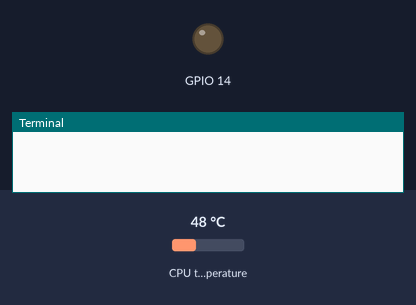
Simulated run of this program. Board: Raspberry Pi (BCM pin numbers). On the bench: output pins drawn as LEDs (lit = HIGH), the last lines printed to the terminal. The inputs (shaded band) are chosen by the test bench; at power-on: CPU temperature 48 °C. The clock reads 2024-03-15 10:24:30 at power-on unless the program sets it.

Above: at 1.2 s.
1.3 s: CPU temperature set to 64 °C
7.3 s: CPU temperature set to 67 °C
At 10.9 s:
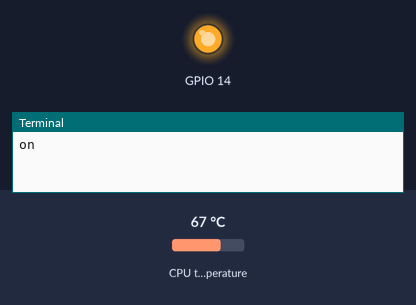
Timing chart, 0 to 12.4 s (numbered marks = the images above; inputs shaded):
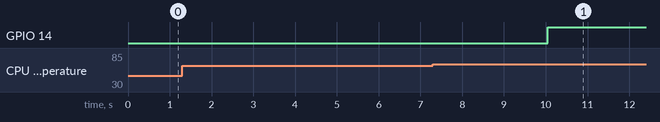

Measured:
- the behaviour switches between 65 and 66 °C on CPU temperature (found by bisection; images 0 and 1)
- after the input at 1.3 s, every drawn part: stays the same
- after the input at 7.3 s, GPIO 14: LOW → HIGH after 2.7 s

The program:

raspberry-fan.py
```python
#!/usr/bin/python3

import subprocess
import time

from gpiozero import OutputDevice

ON_FULL_THRESHOLD = 65
ON_LOW_THRESHOLD = 65  # (degrees Celsius) Fan kicks on at this temperature.
OFF_THRESHOLD = 55  # (degress Celsius) Fan shuts off at this temperature.
TEMP_INTERVAL = 5  # (seconds) How often we check the core temperature.
SLEEP_INTERVAL = 0.008


class FanController():
    def __init__(self, gpio_pin=14):
        self.fan = OutputDevice(gpio_pin)
        self.fan.off()
        self.fan_is_on = False
        self.last_temp_check=0
        self.temp=self.get_temp()

    def get_temp(self):
        if (time.time() - self.last_temp_check) > TEMP_INTERVAL:
            output = subprocess.run(['vcgencmd', 'measure_temp'], capture_output=True)
            temp_str = output.stdout.decode()
            self.last_temp_check = time.time()
            try:
                self.temp=float(temp_str.split('=')[1].split('\'')[0])
                return self.temp
            except (IndexError, ValueError):
                raise RuntimeError('Could not parse temperature output.')
        else:
            return self.temp

    def switch_on(self):
        self.fan_is_on = True
        self.fan.on()

    def switch_off(self):
        self.fan_is_on = False
        self.fan.off()

    def swith_on_for_cycle(self,secs_on,secs_off):
        self.fan_is_on = True
        self.fan.on()
        time.sleep(secs_on)
        if secs_off>0:
            self.fan.off()
            time.sleep(secs_off)

    def is_fan_on(self):
        return self.fan_is_on

if __name__ == '__main__':
    if OFF_THRESHOLD >= ON_LOW_THRESHOLD:
        raise RuntimeError('OFF_THRESHOLD must be less than ON_THRESHOLD')

    fan_controller = FanController()

    while True:
        temp = fan_controller.get_temp()

        if temp > ON_LOW_THRESHOLD and not fan_controller.is_fan_on():
            fan_controller.switch_on()
            print("on")
        elif  fan_controller.is_fan_on() and temp < OFF_THRESHOLD:
            fan_controller.switch_off()
            print("off")

        if fan_controller.is_fan_on():
            if temp >= ON_FULL_THRESHOLD:
                fan_controller.swith_on_for_cycle(TEMP_INTERVAL/2,0)
            else:
                fan_controller.swith_on_for_cycle(TEMP_INTERVAL/2,0)
                #fan_controller.swith_on_for_cycle(0.05,SLEEP_INTERVAL)
        else:
            time.sleep(TEMP_INTERVAL)
```
